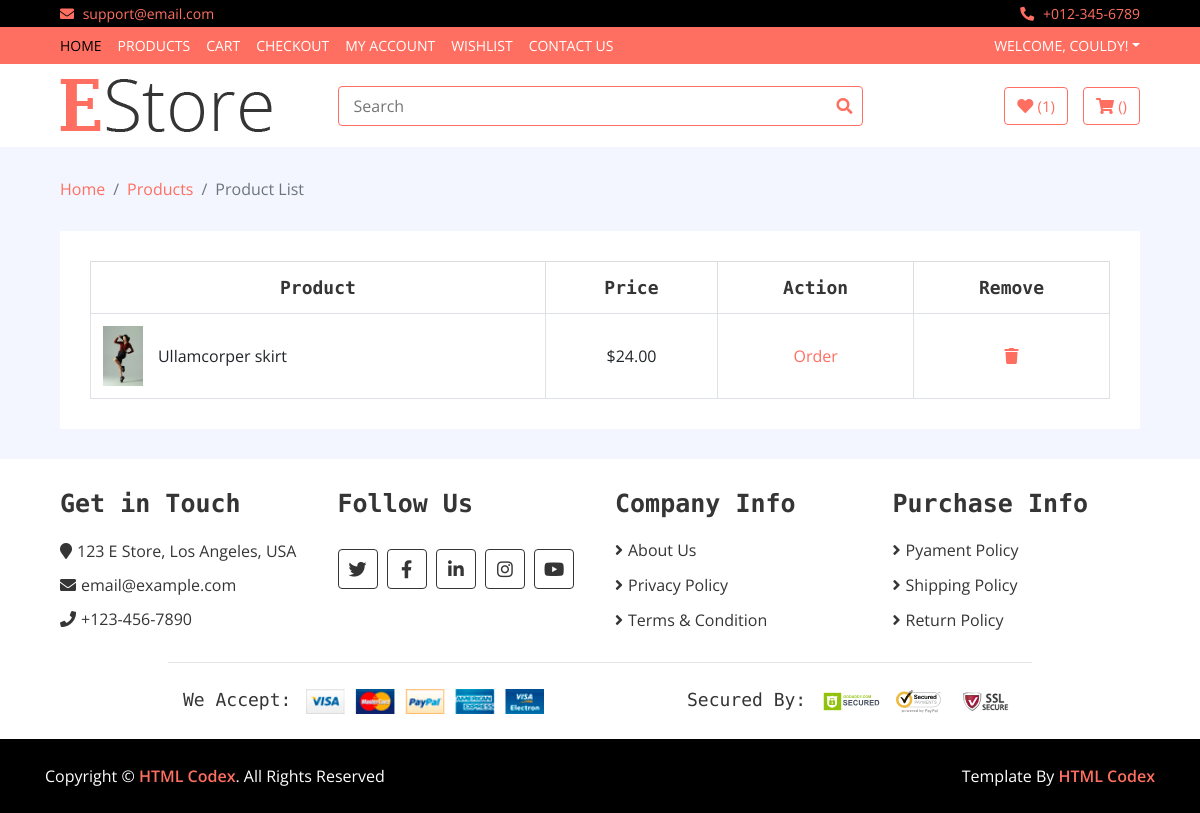
Screenshot of /user/4/wishlist (signed in) with the database file from the repository.
### shop/models.py (models this page shows, shortened)
class Account(AbstractUser):
    email = models.EmailField(max_length=200, verbose_name='email', unique=True)
    username = models.CharField(max_length=200, verbose_name='username', unique=True)
    date_joined = models.DateTimeField(auto_now_add=True, verbose_name='date joined')
    last_login = models.DateTimeField(auto_now=True, verbose_name='last login')
    is_admin = models.BooleanField(default=False)
    is_active = models.BooleanField(default=True)
    is_staff = models.BooleanField(default=False)
    is_superuser = models.BooleanField(default=False)
    first_name = models.CharField(max_length=150, verbose_name='First Name')
    last_name = models.CharField(max_length=150, verbose_name='Last Name')
    mobile = models.CharField(max_length=30, verbose_name='Phone number', unique=True)
    address = models.CharField(max_length=150, verbose_name='Address')
    USERNAME_FIELD = 'email'
    REQUIRED_FIELDS = ['username', 'mobile', 'first_name']
    objects = MyAccountManager()

class Product(models.Model):
    name = models.CharField(max_length=150, verbose_name='Название продукта')
    slug = models.CharField(max_length=250, unique=True, verbose_name='Slug')
    price = models.DecimalField(max_digits=6, decimal_places=2, verbose_name='Цена')
    image = models.ImageField(upload_to='images/%Y/%m/%d', verbose_name='Фото')
    image2 = models.ImageField(upload_to='images/%Y/%m/%d', verbose_name='Фото 2', blank=True)
    image3 = models.ImageField(upload_to='images/%Y/%m/%d', verbose_name='Фото 3', blank=True)
    image4 = models.ImageField(upload_to='images/%Y/%m/%d', verbose_name='Фото 4', blank=True)
    description = models.TextField(verbose_name='Описание')
    specification = models.TextField(verbose_name='Спецификация')
    color = models.ManyToManyField('ProductColor', verbose_name='Цвет')
    size = models.ManyToManyField('ProductSize', verbose_name='Размер', blank=True)
    category = models.ForeignKey('Category', on_delete=models.PROTECT, verbose_name='Категория')
    created_at = models.DateTimeField(auto_now_add=True, verbose_name='Добавлено')
    featured = models.BooleanField(default=False)
    brand = models.ForeignKey('Brands', on_delete=models.PROTECT, verbose_name='Бренд')
    users_wishlist = models.ManyToManyField('Account', related_name='user_wishlist', blank=True)
    users_cart = models.ManyToManyField('Account', related_name='user_cart', blank=True)
    class Meta:
        ordering = ['-created_at']
    def get_absolute_url(self):
        return reverse('product_detail', kwargs={"slug": self.slug})

### shop/views.py (the view)
# urls.py: path('user/<int:pk>/wishlist', Wishlist.as_view(), name='wishlist'),
class Wishlist(ListView):
    model = Product
    template_name = 'shop/wishlist.html'
    context_object_name = 'wishlist_products'
    def get_context_data(self, *, object_list=None, **kwargs):
        context = super().get_context_data(**kwargs)
        context['title'] = f'Wishlist: {self.request.user.first_name}'
        return context
    def get_queryset(self):
        return Product.objects.filter(users_wishlist=self.request.user.id)

### shop/templates/shop/wishlist.html (shortened to what this page needs)
{% extends 'base.html' %}
{% load static %}
{% block header %}
{% include 'inc/_topbar.html' %}
{% include 'inc/_navbar.html' %}
{% endblock %}
{% block content %}
{% block breadcrumb %}
{% include 'inc/_BottombarAndBreadcrumb.html' %}
{% endblock %}
        <div class="wishlist-page">
            <div class="container-fluid">
                <div class="wishlist-page-inner">
                    <div class="row">
                        <div class="col-md-12">
                            <div class="table-responsive">
                                <table class="table table-bordered">
                                    <thead class="thead-dark">
                                        <tr>
                                            <th>Product</th>
                                            <th>Price</th>
                                            <th>Action</th>
                                            <th>Remove</th>
                                        </tr>
                                    </thead>
                                    <tbody class="align-middle">
                                    {% for product in wishlist_products %}
                                        <tr>
                                            <td>
                                                <div class="img">
                                                    <a href="{{ product.get_absolute_url }}"><img src="{{ product.image.url }}" alt="Image"></a>
                                                    <p>{{ product.name }}</p>
                                                </div>
                                            </td>
                                            <td>${{ product.price }}</td>
                                            <td><a href="{% url 'make_order' product.pk %}" class="btn-cart">Order</a></td>
                                            <td><a href="{% url 'remove_from_wishlist' pk=product.pk %}"><i class="fa fa-trash"></i></a></td>
                                        </tr>
                                    {% endfor %}
                                    </tbody>
                                </table>
                            </div>
                        </div>
                    </div>
                </div>
            </div>
        </div>
{% endblock %}
{% block footer %}
{% include 'inc/_footer.html' %}
{% include 'inc/_footerBottom.html' %}
{% endblock %}

### templates/inc/_navbar.html (shortened to what this page needs)
<div class="nav">
            <div class="container-fluid">
                <nav class="navbar navbar-expand-md bg-dark navbar-dark">
                    <div class="collapse navbar-collapse justify-content-between" id="navbarCollapse">
                        <div class="navbar-nav mr-auto">
                            <a href="{% url 'home' %}" class="nav-item nav-link active">Home</a>
                            <a href="{% url 'product_list' %}" class="nav-item nav-link">Products</a>
                            {% if request.user.is_authenticated %}
                            <a href="{% url 'cart' pk=request.user.id %}" class="nav-item nav-link">Cart</a>
                            <a href="checkout.html" class="nav-item nav-link">Checkout</a>
                            <a href="{% url 'profile' pk=request.user.id %}" class="nav-item nav-link">My Account</a>
                            <a href="{% url 'wishlist' pk=request.user.id %}" class="nav-item nav-link">Wishlist</a>
                            <a href="{% url 'contact_us' %}" class="nav-item nav-link">Contact Us</a>
                            {% endif %}
                        </div>
                        <div class="navbar-nav ml-auto">
                            <div class="nav-item dropdown">
                                {% if request.user.is_authenticated %}
                                <a class="nav-link dropdown-toggle" data-toggle="dropdown">Welcome, {{ user.first_name }}!</a>
                                {% else %}
                                <a class="nav-link dropdown-toggle" data-toggle="dropdown">User Account</a>
                                <div class="dropdown-menu">
                                    <a href="{% url 'login' %}" class="dropdown-item">Login</a>
                                    <a href="{% url 'register' %}" class="dropdown-item">Register</a>
                                {% endif %}
                            </div>
                        </div>
                    </div>
                </nav>
            </div>
        </div>

### eShop/static/css/style.css (style rules this page uses)
body { color: #353535; font-family: 'Open Sans', sans-serif; font-weight: 400; background: #f3f6ff; }
a { color: #FF6F61; }
@media (min-width: 992px) { .container-fluid { padding-right: 60px; padding-left: 60px; } }
.nav { position: relative; }
@media (min-width: 992px) { .nav .container-fluid { padding-left: 52px; padding-right: 52px; } }
.nav .navbar { height: 100%; padding: 0; }
@media (min-width: 768px) { .nav, .nav .navbar { background: #FF6F61 !important; } }
@media (min-width: 768px) { .nav .navbar-dark a.nav-link { color: #ffffff; font-size: 14px; text-transform: uppercase; } }
@media (min-width: 768px) { .nav .navbar-dark a.nav-link:hover, .nav .navbar-dark a.nav-link.active { color: #000000; } }
.wishlist-page { position: relative; padding: 30px 0; }
.wishlist-page .wishlist-page-inner { padding: 30px; background: #ffffff; }
.wishlist-page .table { width: 100%; text-align: center; margin-bottom: 0; }
.wishlist-page .table .thead-dark th { font-family: 'Source Code Pro', monospace; font-size: 18px; font-weight: 700; color: #353535; text-align: center; background: transparent; border-color: #dddddd; border-bottom: none; vertical-align: middle; }
.wishlist-page .table td { font-size: 16px; vertical-align: middle; }
.wishlist-page .table .img { display: flex; align-items: center; }
.wishlist-page .table .img img { max-width: 60px; max-height: 60px; margin-right: 15px; }
.wishlist-page .table .img p { display: inline-block; text-align: left; margin: 0; }

### rows the page displays
Account: first_name "COULDY"
Product: image (picture), name "Ullamcorper skirt", price "24.00"

### other values shown
{{ wishlist_products.count }} "1"
